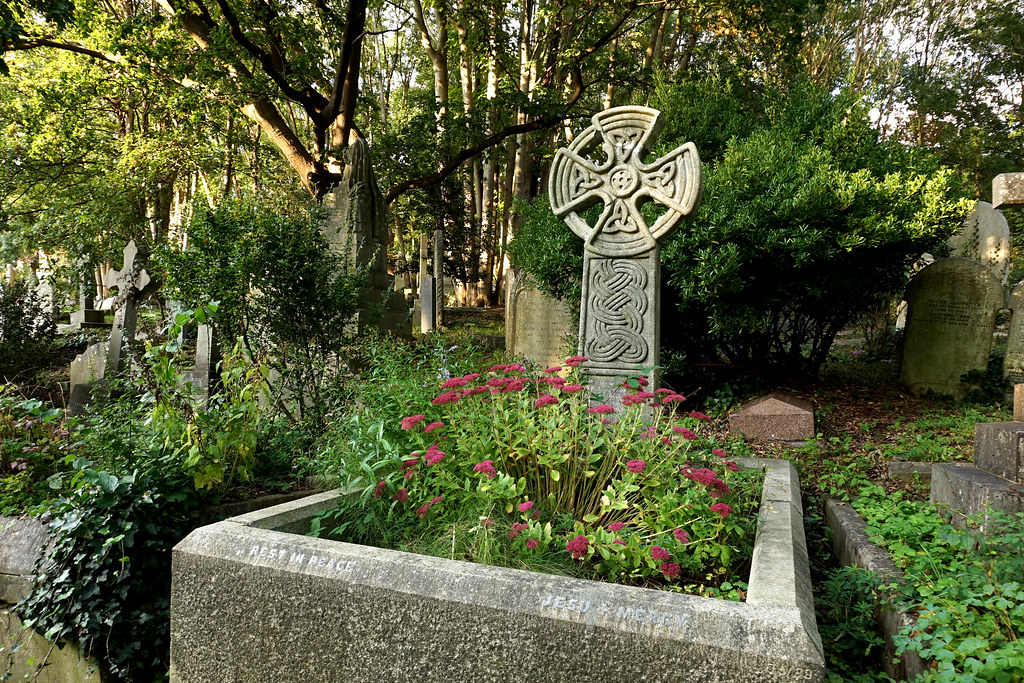
#> input picture imgs/51594558617.jpg, 1024 x 683 px; its folder holds 4 pictures in this run
$ python rename.py
#> lines starting #> are read from the running program, lines starting #| are printed output that depends on the picture
import os
from PIL import Image
import glob

def rename_image(_collection):
    print("Renaming images")
    for i, filename in enumerate(os.listdir(_collection)):
        i=str(i).zfill(5)
        os.rename(_collection + filename, _collection + str(i) + ".jpg")
#> pass 2 of the loop in rename_image, `for i, filename in enumerate(os.listdir(_collection)):`:
#> pass 3 of the loop in rename_image, `for i, filename in enumerate(os.listdir(_collection)):`:
#> the loop made 4 passes; the first 3 are shown


def resize_image(file):
#> called with file = 'imgs/51594558617.jpg'
    print("Resizing images")
    thumbs="thumbs"

    print(thumbs)
    if not os.path.exists(thumbs):
        os.mkdir(thumbs)
    im = Image.open(file)
#> im is the input picture: PIL image 1024x683 RGB; mean R, G, B 87.5, 93.5, 57.4
    print(im.size)
#| (1024, 683)
    im.thumbnail((400,400)) #set image size you want
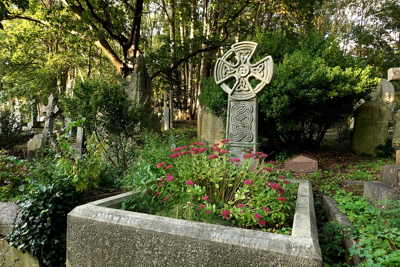
#> im: PIL image 400x267 RGB; mean R, G, B 87.5, 93.5, 57.5
    thumbpath = thumbs + "/" + os.path.basename(file)

    im.save(thumbpath, quality=50) #set image quality

if __name__ == "__main__":
    collection = "/Users/tegabrain/Documents/08-teaching/2021-DPN/images/imgs/"

    #rename images
    rename_image(collection)


    #resize images ending in
    for image_file in glob.iglob(collection+'*.jpg'):
        resize_image(image_file)
#> pass 2 of the loop `for image_file in glob.iglob(collection+'*.jpg'):`:
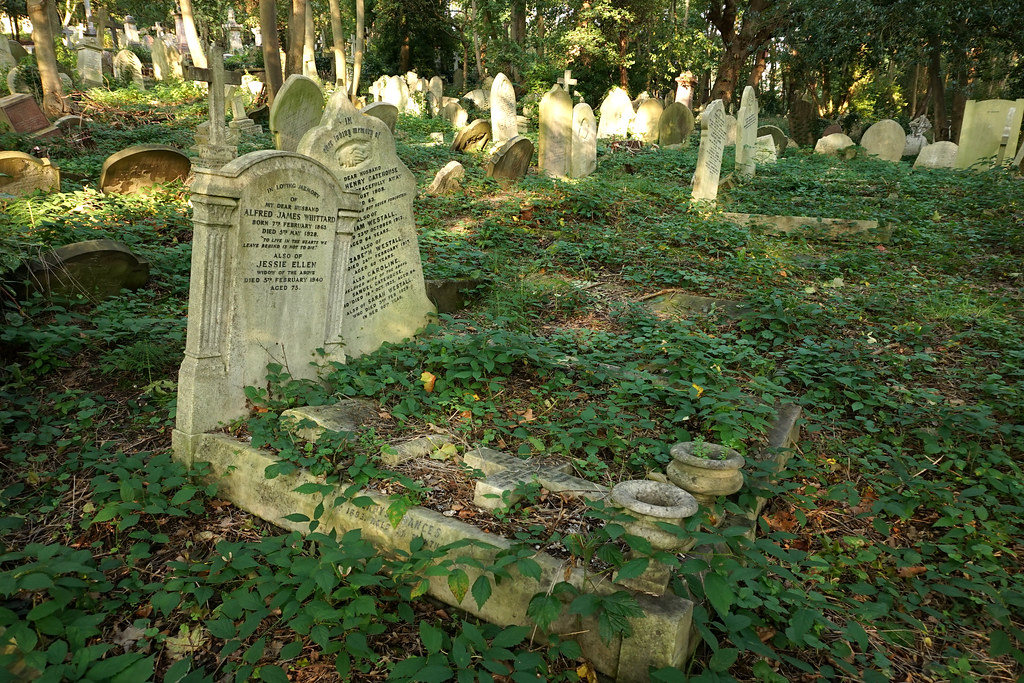
#> input picture imgs/51594558782.jpg, 1024 x 683 px
#> in resize_image, im is the input picture: PIL image 1024x683 RGB; mean R, G, B 82.5, 92, 56.3
#| (1024, 683)
#> in resize_image (call 2), `im.thumbnail((400,400))`:
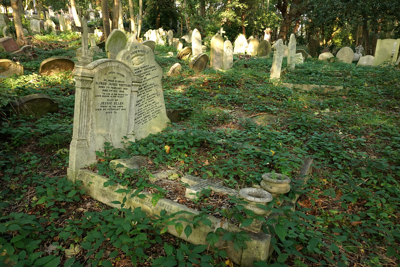
#> im: PIL image 400x267 RGB; mean R, G, B 82.5, 92, 56.3
#> pass 3 of the loop `for image_file in glob.iglob(collection+'*.jpg'):`:
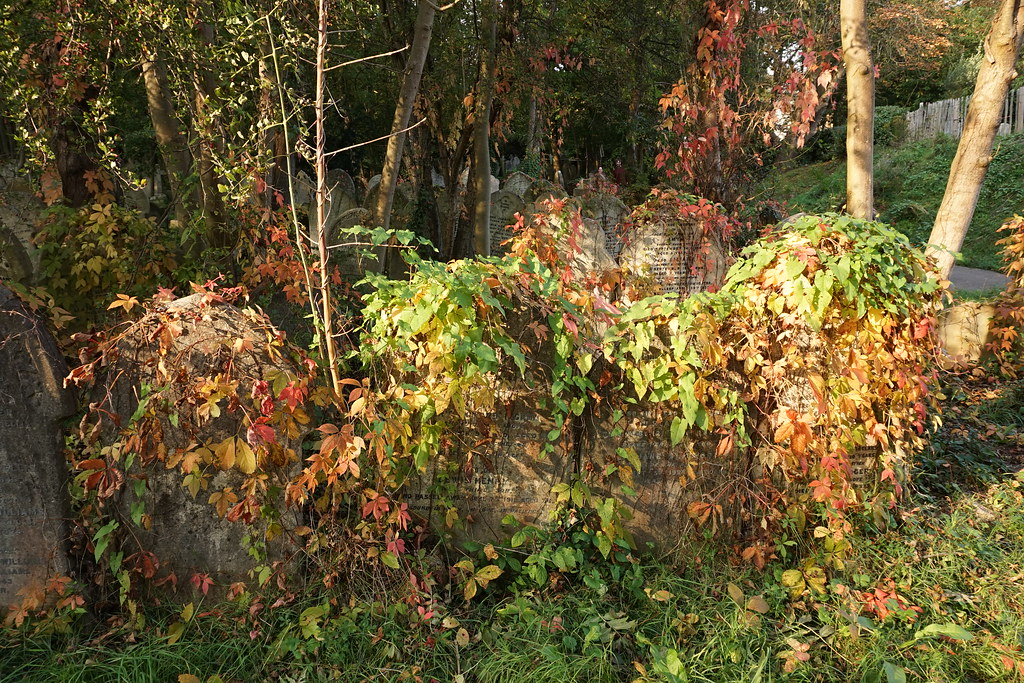
#> input picture imgs/51594559107.jpg, 1024 x 683 px
#> in resize_image, im is the input picture: PIL image 1024x683 RGB; mean R, G, B 101.2, 87.8, 49.1
#| (1024, 683)
#> in resize_image (call 3), `im.thumbnail((400,400))`:
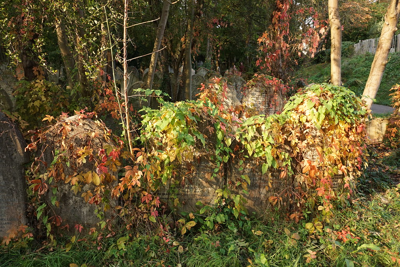
#> im: PIL image 400x267 RGB; mean R, G, B 101.2, 87.8, 49.2
#> the loop made 4 passes; the first 3 are shown
